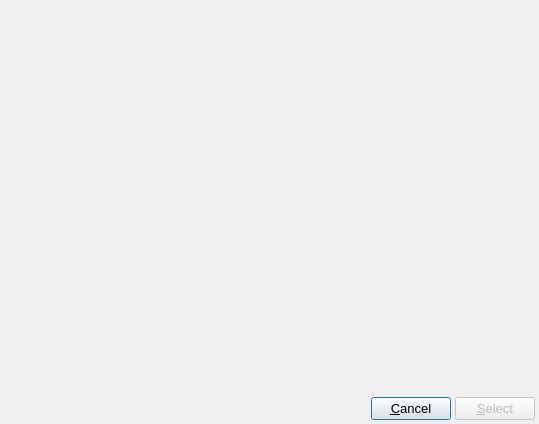
<?xml version="1.0" encoding="UTF-8"?>
<ui version="4.0">
 <class>SelectAtomTypeDialog</class>
 <widget class="QDialog" name="SelectAtomTypeDialog">
  <property name="windowModality">
   <enum>Qt::ApplicationModal</enum>
  </property>
  <property name="geometry">
   <rect>
    <x>0</x>
    <y>0</y>
    <width>539</width>
    <height>424</height>
   </rect>
  </property>
  <property name="font">
   <font>
    <pointsize>10</pointsize>
   </font>
  </property>
  <property name="windowTitle">
   <string>Select AtomType</string>
  </property>
  <layout class="QVBoxLayout" name="verticalLayout_3">
   <property name="spacing">
    <number>4</number>
   </property>
   <property name="leftMargin">
    <number>4</number>
   </property>
   <property name="topMargin">
    <number>4</number>
   </property>
   <property name="rightMargin">
    <number>4</number>
   </property>
   <property name="bottomMargin">
    <number>4</number>
   </property>
   <item>
    <widget class="SelectAtomTypeWidget" name="AtomTypeWidget" native="true">
     <property name="sizePolicy">
      <sizepolicy hsizetype="Preferred" vsizetype="Expanding">
       <horstretch>0</horstretch>
       <verstretch>0</verstretch>
      </sizepolicy>
     </property>
    </widget>
   </item>
   <item>
    <layout class="QHBoxLayout" name="horizontalLayout_2">
     <property name="spacing">
      <number>4</number>
     </property>
     <item>
      <spacer name="horizontalSpacer_2">
       <property name="orientation">
        <enum>Qt::Horizontal</enum>
       </property>
       <property name="sizeHint" stdset="0">
        <size>
         <width>40</width>
         <height>20</height>
        </size>
       </property>
      </spacer>
     </item>
     <item>
      <widget class="QPushButton" name="CancelButton">
       <property name="text">
        <string>&amp;Cancel</string>
       </property>
      </widget>
     </item>
     <item>
      <widget class="QPushButton" name="SelectButton">
       <property name="enabled">
        <bool>false</bool>
       </property>
       <property name="text">
        <string>&amp;Select</string>
       </property>
      </widget>
     </item>
    </layout>
   </item>
  </layout>
 </widget>
 <customwidgets>
  <customwidget>
   <class>SelectAtomTypeWidget</class>
   <extends>QWidget</extends>
   <header>gui/selectAtomTypeWidget.h</header>
   <container>1</container>
  </customwidget>
 </customwidgets>
 <resources>
  <include location="main.qrc"/>
 </resources>
 <connections/>
</ui>
